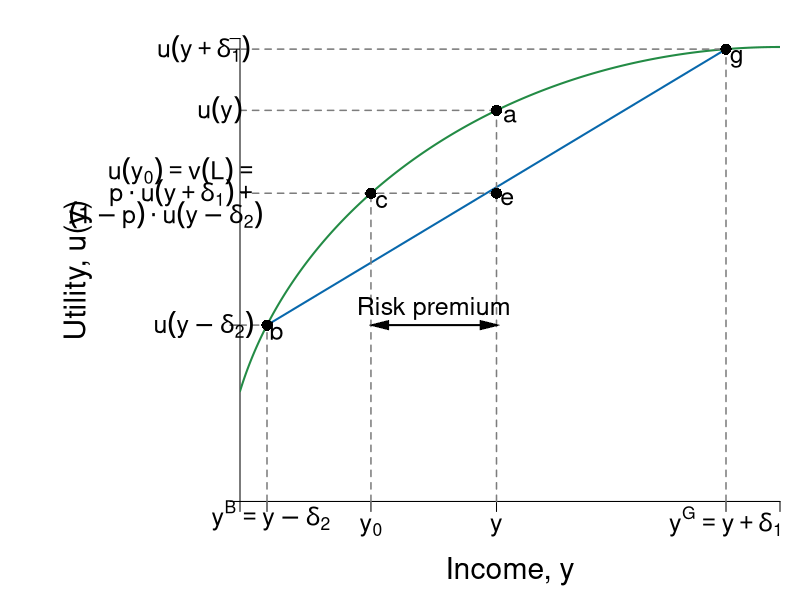

Write the R code that produced this figure.
#Graph Designer(s): Simon Halliday, Riley Boeth '17, Scott Cohn
#Authors: Bowles and Halliday
#Title: Coordination, Conflict and Competition: A Text in Microeconomics

library(shape)
pdf(file = "risk/risk_averse_u_fair_positive.pdf", width = 10, height = 8)

# Set parameters for graphics
axislabelsize <- 1.8
labelsize <- 1.5
namesize <- 1.8
annotatesize <- 1.5
graphlinewidth <- 2
segmentlinewidth <- 1.5

COL <- c("#7fc97f", "#beaed4", "#fdc086", "#ffff99", "#386cb0", "#f0027f", "#bf5b17", "#666666")
COLA <- c("#e0f3db", "#99d8c9","#66c2a4","#41ae76", "#238b45", "#005824")
COLB <- c("#c6dbef", "#4eb3d3", "#2b8cbe", "#0868ac","#084081")
COLC <- c("#fcfbfd", "#efedf5", "#dadaeb", "#bcbddc", "#9e9ac8", "#807dba", "#6a51a3", "#54278f", "#3f007d")
grays <- gray.colors(25, start = 1, end = 0)

#Edited the margins to cater for the larger LHS labels
par(mar =  c(4, 12, 1, 1))

#Concave utility of wealth function

ConcaveU <- function(x){
  (1700 - (x - 40)^2)^(1/2)
}

#Add limits on axes and levels of utility for each indifference curve
ylims <- c(0, 42)
xlims <- c(0, 40)

npts <- 501 
x <- seq(xlims[1], xlims[2], length.out = npts)
y <- seq(ylims[1], ylims[2], length.out = npts) 

plot(0, 0, xlim = xlims, ylim = ylims, type = "n",
     xlab = expression(paste("")),
     ylab = expression(paste("")), 
     xaxt = "n", 
     yaxt = "n", 
     cex.lab = axislabelsize, 
     bty = "n", 
     xaxs = "i" 
     #yaxs="i"
)

#x and y limits with plain axes without ticks/numbers to match previous graph

ticksy <- c(0, ConcaveU(2), ConcaveU(36), ylims[2])
ylabels <- c(NA, NA, NA, ylims[2])
ticksx <- c(0, 2, 9.7, 19, 36, xlims[2])
#xlabels <- c(NA, expression(paste(y^B == y - delta[2])), expression(paste(y[0])), expression(paste(y)), expression(paste(y^G == y + delta[1])), NA)
xlabels <- c(NA, NA, expression(paste(y[0])), expression(paste(y)), expression(paste(y^G == y + delta[1])), NA)


text(2.3, -1.3, expression(paste(y^B == y - delta[2])), xpd = TRUE, cex = labelsize)

axis(1,at = ticksx,  pos = 0, labels = xlabels, cex.axis = labelsize)
axis(2,at = ticksy,  pos = 0, labels = FALSE, las = 1, cex.axis = labelsize)

npts <- 500 
xx1 <- seq(xlims[1], xlims[2], length.out = npts)
xx2 <- seq(0, xlims[2], length.out = npts)
xx3 <- seq(xlims[1], 0, length.out = npts)
xx4 <- seq(-11, 0, length.out = npts)

#Axis labels and draw linear utility function
mtext(expression(paste("Income, y")), side = 1, line = 2.5, cex = axislabelsize)
text(-12, 0.5*ylims[2], expression(paste("Utility, u(y)")), xpd = TRUE, cex = axislabelsize, srt = 90) 

lines(xx1, ConcaveU(xx1), col = COLA[5], lwd = graphlinewidth)

#Add line from pt a to pt c

segments(2, ConcaveU(2), 36, ConcaveU(36), lty = 1, col = COLB[4] , lwd = graphlinewidth)


#Label 5 points on line

text(2.7, ConcaveU(2)-.5, expression(paste("b")), cex = labelsize)
segments(2, 0, 2, ConcaveU(2), lty = 2, col = grays[20], lwd = segmentlinewidth)
segments(0, ConcaveU(2), 2, ConcaveU(2), lty = 2, col = grays[20], lwd = segmentlinewidth)
points(2, ConcaveU(2), pch = 16, col = "black", cex = 1.5)


text(19+1, ConcaveU(19)-.5, expression(paste("a")), cex = labelsize)
segments(19, 0, 19, ConcaveU(19), lty = 2, col = grays[20], lwd = segmentlinewidth)
segments(0, ConcaveU(19), 19, ConcaveU(19), lty = 2, col = grays[20], lwd = segmentlinewidth)
points(19, ConcaveU(19), pch = 16, col = "black", cex = 1.5)

text(19.8, ConcaveU(9.7)-.5, expression(paste("e")), cex = labelsize)
segments(0, ConcaveU(9.7), 19, ConcaveU(9.7), lty = 2, col = grays[20], lwd = segmentlinewidth)
points(19, ConcaveU(9.7), pch = 16, col = "black", cex = 1.5)

text(9.7 + 0.8, ConcaveU(9.7)-.75, expression(paste("c")), cex = labelsize)
segments(9.7, 0, 9.7, ConcaveU(9.7), lty = 2, col = grays[20], lwd = segmentlinewidth)
points(9.7, ConcaveU(9.7), pch = 16, col = "black", cex = 1.5)

text(36.8, ConcaveU(36)-.9, expression(paste("g")), cex = labelsize)
segments(36, 0, 36, ConcaveU(36), lty = 2, col = grays[20], lwd = segmentlinewidth)
segments(0, ConcaveU(36), 36, ConcaveU(36), lty = 2, col = grays[20], lwd = segmentlinewidth)
points(36, ConcaveU(36), pch = 16, col = "black", cex = 1.5)


text(-2.7, ConcaveU(36), expression(paste(u(y + delta[1]))), xpd = TRUE, cex = labelsize)
text(-4.2, ConcaveU(9.7) + 2, expression(paste(u(y[0]) == v(L), phantom() == phantom() )),  xpd = TRUE, cex = labelsize)
text(-4.2, ConcaveU(9.7), expression(paste(p%.%u(y +  delta[1]) + phantom())),  xpd = TRUE, cex = labelsize)
text(-5.5, ConcaveU(9.7) - 2, expression(paste((1 - p)%.%u(y - delta[2]))),  xpd = TRUE, cex = labelsize)
#text(-1.8, ConcaveU(9.7) - 3, expression(paste(phantom() == v(L))),  xpd = TRUE, cex = labelsize)
text(-2.7, ConcaveU(2), expression(paste(u(y - delta[2]))),  xpd = TRUE,  cex = labelsize)
text(-1.5, ConcaveU(19), expression(paste(u(y))),  xpd = TRUE,  cex = labelsize)

#Add risk premium distance arrow and label

Arrows(10.3, ConcaveU(2), 19 - 0.5, ConcaveU(2), col = "black", lty = 1, lwd = 2, code = 3, arr.type = "triangle", arr.lwd = 0.5)
text((19 + 9.7)/2, ConcaveU(2) + 1.5, expression(paste("Risk premium")),  xpd = TRUE,  cex = labelsize)


dev.off()
